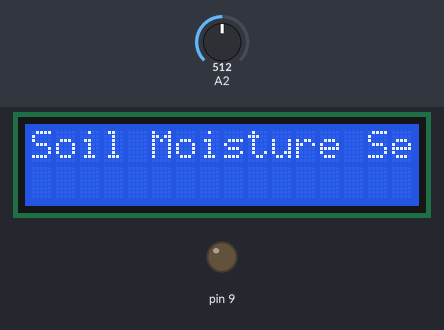
Bench run of a sketch on a simulated Arduino Uno, built with avr-gcc and run on an emulated ATmega328P. On the bench: 16×2 character LCD, output pins drawn as LEDs (lit = HIGH). The test bench sets the inputs (shaded band); at power-on: A2 = 512.

Above: at 0.1 s.
At 6.2 s:
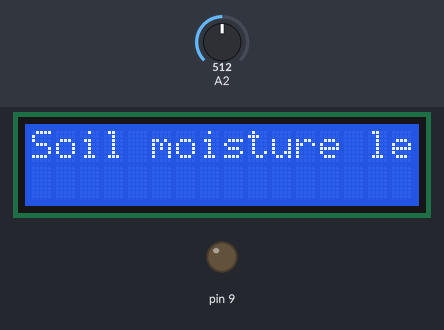
6.3 s: A2 set to 325
7.8 s: A2 set to 299
10.8 s: A2 set to 111
13.8 s: A2 set to 93
16.8 s: A2 set to 511
18.3 s: A2 set to 50
Timing chart, 0 to 21.3 s (numbered marks = the images above; inputs shaded):
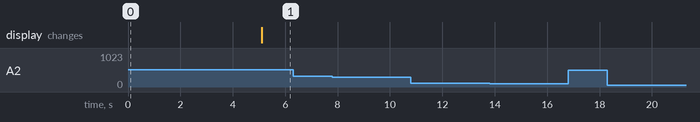

The sketch:

soil_moisture.ino
```cpp
#include<LiquidCrystal_I2C.h>
#include<Wire.h>
#define ONTreshold 30
#define OFFTreshold 60
const int SOILPIN=10;
const int relay=9;

LiquidCrystal_I2C lcd(0*27,16,2);

void setup() {
  pinMode(10,INPUT);
  pinMode(9,OUTPUT);
  lcd.init();
  lcd.backlight();
  lcd.setCursor(0,0);
  lcd.print("Soil Moisture Sensor!!");
  delay(5000);
  lcd.clear();
}

void loop() {
   digitalWrite(9,LOW);  // A HYSTERESIS TO PREVENT RELAY CHATTER

  int sensorvalue=analogRead(10);
  int SensorValuePercent=map(sensorvalue,0,1023,0,100);
 if(isnan(sensorvalue)){   //ERROR HANDLING CODE
    lcd.setCursor(0,1);
    lcd.print("Sensor Error!!");
    delay(3000);
  }
  lcd.setCursor(0,0);
  lcd.print("Soil moisture level:");  //DISPLAYING SOIL MOISTURE LEVEL
  lcd.print(SensorValuePercent);
  lcd.print("%");

  if(SensorValuePercent<30){
    digitalWrite(9,HIGH); // TURN PUMP ON ACCORDING TO THE CONDITION
    }
  if(SensorValuePercent>60){
   digitalWrite(9,LOW);  // TURN PUMP OFF ACCORDING TO THE CONDITION
  }
  }
```

Measured:
- after the input at 6.3 s, every drawn part: stays the same
